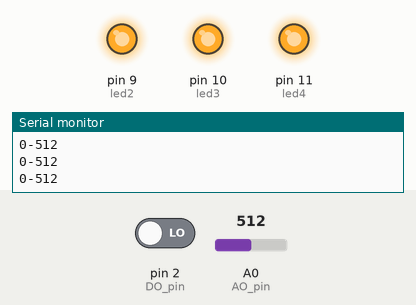
A sketch run on a simulated Arduino Uno, built with avr-gcc and run on an emulated ATmega328P. Shown: output pins drawn as LEDs (lit = HIGH), the last lines printed to the serial monitor. The test bench sets the inputs (shaded band); at power-on: A0 (AO_pin) = 512, pin 2 (DO_pin) LOW.

Above: at 1.2 s.
1.3 s: A0 (AO_pin) set to 165
2.8 s: A0 (AO_pin) set to 141
At 3.3 s:
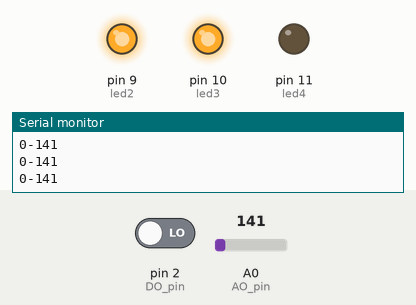
4.3 s: A0 (AO_pin) set to 105
5.8 s: A0 (AO_pin) set to 91
At 6.7 s:
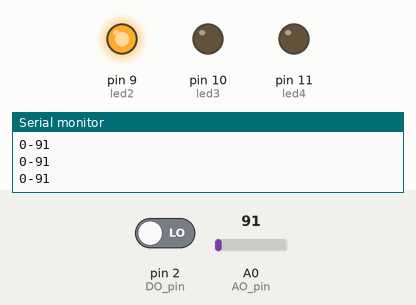
7.3 s: A0 (AO_pin) set to 52
8.8 s: A0 (AO_pin) set to 44
At 10.2 s:
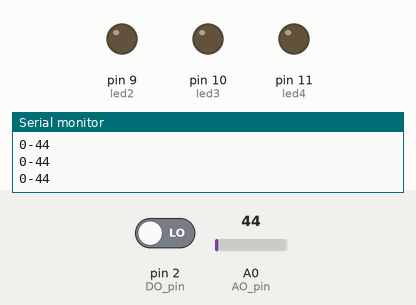
Timing chart, 0 to 11.3 s (numbered marks = the images above; inputs shaded):
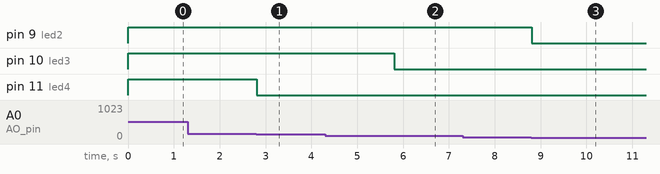

The sketch:

soundLED.ino
```cpp
// Arduino pin numbers
const int DO_pin = 2;
const int AO_pin = 0;
int sound;
int led2 = 9;
int led3 = 10;
int led4 = 11;

void setup() {
  pinMode(DO_pin, INPUT);
  pinMode(led2, OUTPUT);
  pinMode(led3, OUTPUT);
  pinMode(led4, OUTPUT);
  Serial.begin(9600);
}

void loop() {

    if (sound > 50) {
    digitalWrite(led2, HIGH);
  }
    if (sound < 50) {
    digitalWrite(led2, LOW);
  }
    if (sound > 100) {
    digitalWrite(led3, HIGH);
  }
    if (sound < 100) {
    digitalWrite(led3, LOW);
  }
    if (sound > 150) {
    digitalWrite(led4, HIGH);
  }
    if (sound < 150) {
    digitalWrite(led4, LOW);
  }
  sound = analogRead(AO_pin);
  Serial.print(digitalRead(DO_pin));
  Serial.print("-");
  Serial.println(analogRead(AO_pin));


}
```

Measured:
- the behaviour switches between 150 and 149 on A0 (AO_pin) (found by bisection; images 0 and 1)
- the behaviour switches between 100 and 99 on A0 (AO_pin) (found by bisection; images 1 and 2)
- the behaviour switches between 50 and 49 on A0 (AO_pin) (found by bisection; images 2 and 3)
- after the input at 2.8 s, pin 11 (led4): HIGH → LOW at once
- after the input at 5.8 s, pin 10 (led3): HIGH → LOW at once
- after the input at 8.8 s, pin 9 (led2): HIGH → LOW at once
